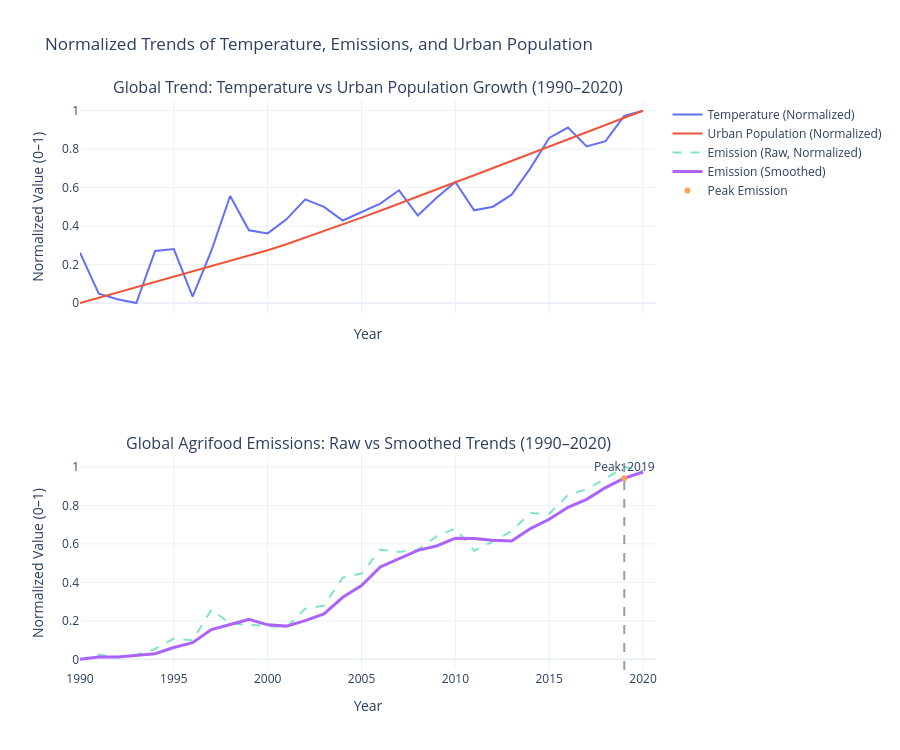

Notebook source saved alongside this figure:
### Markdown cell above
###  Insight: Persistent Growth in Agrifood Emissions

- Average agrifood emissions show a strong and consistent upward trend across the entire period.
- A noticeable acceleration occurs after the early 2000s, suggesting a structural shift in agricultural intensity.
- The long-term trajectory remains strongly positive, implying that emission growth is persistent and not cyclical.

### Code cell
# ===== 1. Aggregate yearly data =====
yearly = df_clean.groupby("Year", as_index=False).agg({
    "Average Temperature °C": "mean",
    "total_emission": "sum",
    "Urban population": "sum"
})

# ===== 2. Normalize =====
scaler = MinMaxScaler()
cols = ["Average Temperature °C", "total_emission", "Urban population"]

yearly_norm = yearly.copy()
yearly_norm[cols] = scaler.fit_transform(yearly[cols])

# ===== 3. Smooth emissions =====
yearly_norm["Emission Smoothed"] = yearly_norm["total_emission"].rolling(
    window=3, min_periods=1
).mean()

# ===== 4. Peak emission year =====
peak_idx   = yearly["total_emission"].idxmax()
peak_year  = yearly.loc[peak_idx, "Year"]
peak_value = yearly_norm.loc[peak_idx, "Emission Smoothed"]

# ===== 5. Create Subplots =====
fig = make_subplots(
    rows=2, cols=1,
    shared_xaxes=True,
    subplot_titles=[
        "Global Trend: Temperature vs Urban Population Growth (1990–2020)",
        "Global Agrifood Emissions: Raw vs Smoothed Trends (1990–2020)"
    ]
)

# ===== Panel 1: Temperature + Urban Population =====
fig.add_trace(go.Scatter(
    x=yearly_norm["Year"],
    y=yearly_norm["Average Temperature °C"],
    mode='lines',
    name='Temperature (Normalized)'
), row=1, col=1)

fig.add_trace(go.Scatter(
    x=yearly_norm["Year"],
    y=yearly_norm["Urban population"],
    mode='lines',
    name='Urban Population (Normalized)'
), row=1, col=1)

# ===== Panel 2: Emissions =====
fig.add_trace(go.Scatter(
    x=yearly_norm["Year"],
    y=yearly_norm["total_emission"],
    mode='lines',
    name='Emission (Raw, Normalized)',
    line=dict(dash='dash'),
    opacity=0.5
), row=2, col=1)

fig.add_trace(go.Scatter(
    x=yearly_norm["Year"],
    y=yearly_norm["Emission Smoothed"],
    mode='lines',
    name='Emission (Smoothed)',
    line=dict(width=3)
), row=2, col=1)

# ===== Peak marker =====
fig.add_trace(go.Scatter(
    x=[peak_year],
    y=[peak_value],
    mode='markers+text',
    text=[f"Peak: {peak_year}"],
    textposition="top center",
    name='Peak Emission'
), row=2, col=1)

# Vertical line for peak year
fig.add_vline(
    x=peak_year,
    line_dash="dash",
    opacity=0.5,
    row=2, col=1
)

# ===== Layout =====
fig.update_layout(
    title="Normalized Trends of Temperature, Emissions, and Urban Population",
    template="plotly_white",
    hovermode="x unified",
    height=750
)

# Axis labels
fig.update_yaxes(title_text="Normalized Value (0–1)", row=1, col=1)
fig.update_yaxes(title_text="Normalized Value (0–1)", row=2, col=1)
fig.update_xaxes(title_text="Year", dtick=5)

fig.show()

### Figure 1 — Plotly figure (JSON) as saved in the notebook; plotly's stock layout.template omitted (floating-point values rounded to 4 significant figures)
{"data": [{"mode": "lines", "name": "Temperature (Normalized)", "type": "scatter", "x": [1990, 1991, 1992, 1993, 1994, 1995, 1996, 1997, 1998, 1999, 2000, 2001, 2002, 2003, 2004, 2005, 2006, 2007, 2008, 2009, 2010, 2011, 2012, 2013, 2014, 2015, 2016, 2017, 2018, 2019, 2020], "xaxis": "x", "y": [0.2618, 0.04918, 0.01966, 0.0, 0.2708, 0.2805, 0.03364, 0.272, 0.5563, 0.3781, 0.3623, 0.4353, 0.5393, 0.5, 0.4291, 0.4741, 0.5166, 0.5862, 0.4549, 0.547, 0.6294, 0.4821, 0.5009, 0.5634, 0.7014, 0.8586, 0.912, 0.8141, 0.8419, 0.9728, 1.0], "yaxis": "y"}, {"mode": "lines", "name": "Urban Population (Normalized)", "type": "scatter", "x": [1990, 1991, 1992, 1993, 1994, 1995, 1996, 1997, 1998, 1999, 2000, 2001, 2002, 2003, 2004, 2005, 2006, 2007, 2008, 2009, 2010, 2011, 2012, 2013, 2014, 2015, 2016, 2017, 2018, 2019, 2020], "xaxis": "x", "y": [0.0, 0.02718, 0.0542, 0.0812, 0.1083, 0.1355, 0.1628, 0.1903, 0.2181, 0.2461, 0.2747, 0.3061, 0.3396, 0.3738, 0.4086, 0.4442, 0.4799, 0.5159, 0.5528, 0.59, 0.6278, 0.6646, 0.7013, 0.7383, 0.7755, 0.813, 0.8506, 0.8883, 0.9258, 0.963, 1.0], "yaxis": "y"}, {"line": {"dash": "dash"}, "mode": "lines", "name": "Emission (Raw, Normalized)", "opacity": 0.5, "type": "scatter", "x": [1990, 1991, 1992, 1993, 1994, 1995, 1996, 1997, 1998, 1999, 2000, 2001, 2002, 2003, 2004, 2005, 2006, 2007, 2008, 2009, 2010, 2011, 2012, 2013, 2014, 2015, 2016, 2017, 2018, 2019, 2020], "xaxis": "x2", "y": [0.0, 0.02436, 0.01004, 0.02286, 0.05374, 0.1079, 0.09856, 0.2577, 0.1859, 0.1783, 0.1731, 0.1663, 0.2633, 0.2797, 0.4247, 0.4458, 0.5697, 0.5584, 0.5702, 0.639, 0.68, 0.5648, 0.6121, 0.6666, 0.7604, 0.7563, 0.8541, 0.8842, 0.9395, 1.0, 0.981], "yaxis": "y2"}, {"line": {"width": 3}, "mode": "lines", "name": "Emission (Smoothed)", "type": "scatter", "x": [1990, 1991, 1992, 1993, 1994, 1995, 1996, 1997, 1998, 1999, 2000, 2001, 2002, 2003, 2004, 2005, 2006, 2007, 2008, 2009, 2010, 2011, 2012, 2013, 2014, 2015, 2016, 2017, 2018, 2019, 2020], "xaxis": "x2", "y": [0.0, 0.01218, 0.01147, 0.01909, 0.02888, 0.0615, 0.08673, 0.1547, 0.1807, 0.2073, 0.1791, 0.1726, 0.2009, 0.2364, 0.3226, 0.3834, 0.48, 0.5246, 0.5661, 0.5892, 0.6297, 0.6279, 0.619, 0.6145, 0.6797, 0.7278, 0.7903, 0.8315, 0.8926, 0.9412, 0.9735], "yaxis": "y2"}, {"mode": "markers+text", "name": "Peak Emission", "text": ["Peak: 2019"], "textposition": "top center", "type": "scatter", "x": [2019], "xaxis": "x2", "y": [0.9412], "yaxis": "y2"}], "layout": {"annotations": [{"font": {"size": 16}, "showarrow": false, "text": "Global Trend: Temperature vs Urban Population Growth (1990–2020)", "x": 0.5, "xanchor": "center", "xref": "paper", "y": 1, "yanchor": "bottom", "yref": "paper"}, {"font": {"size": 16}, "showarrow": false, "text": "Global Agrifood Emissions: Raw vs Smoothed Trends (1990–2020)", "x": 0.5, "xanchor": "center", "xref": "paper", "y": 0.375, "yanchor": "bottom", "yref": "paper"}], "height": 750, "hovermode": "x unified", "shapes": [{"line": {"dash": "dash"}, "opacity": 0.5, "type": "line", "x0": 2019, "x1": 2019, "xref": "x2", "y0": 0, "y1": 1, "yref": "y2 domain"}], "title": {"text": "Normalized Trends of Temperature, Emissions, and Urban Population"}, "xaxis": {"anchor": "y", "domain": [0, 1], "dtick": 5, "matches": "x2", "showticklabels": false, "title": {"text": "Year"}}, "xaxis2": {"anchor": "y2", "domain": [0, 1], "dtick": 5, "title": {"text": "Year"}}, "yaxis": {"anchor": "x", "domain": [0.625, 1], "title": {"text": "Normalized Value (0–1)"}}, "yaxis2": {"anchor": "x2", "domain": [0, 0.375], "title": {"text": "Normalized Value (0–1)"}}}}
